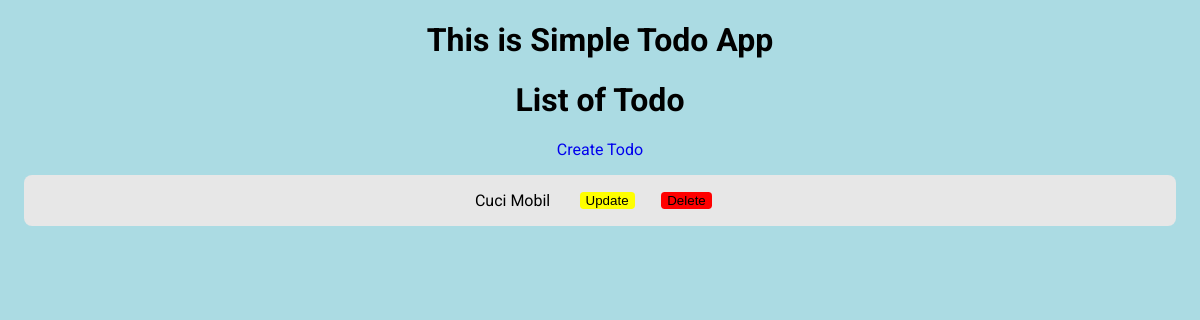
/todos/, run on an earlier commit of the app's database.
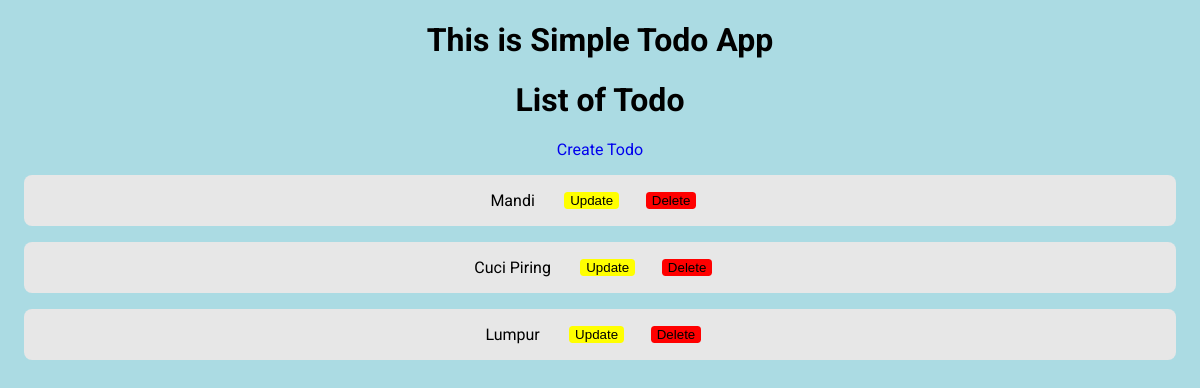
And on a later commit of the database.
### todos/models.py (models this page shows, shortened)
class Todo(models.Model):
    todo_text = models.CharField(default="", max_length=200)
    created_date = models.DateTimeField(default=timezone.now)
    todo_status = models.BooleanField(default=False)

### todos/views.py (the view)
# urls.py: path('', views.IndexView.as_view(), name='index'),
class IndexView(generic.ListView):
    model = Todo
    template_name = 'todos/index.html'

### todos/templates/todos/index.html (shortened to what this page needs)
{% extends 'base.html' %}
{% block content %}
<h1>List of Todo</h1>
<a href="{% url 'todos:create' %}">Create Todo</a>
<div class="todo_list">
    {% for todo in todo_list %}
    <div class="todo">
        <p>{{ todo.todo_text }}</p>
        <div class="todo--button">
            <a href="{% url 'todos:update' todo.id %}">
                <button class="button--update">
                    Update
                </button>
            </a>
            <form action="{% url 'todos:delete' todo.id %}" method="post">
                <button type="submit" class="button--delete">Delete</button>
            </form>
        </div>
    </div>
</div>
{% endfor %}
{% endblock %}

What changed in the data, as far as the page shows it:
removed Todo: todo_text "Cuci Mobil"
added Todo: todo_text "Mandi"
added Todo: todo_text "Cuci Piring"
added Todo: todo_text "Lumpur"
